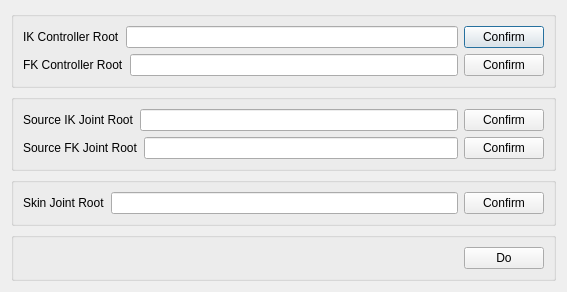
<?xml version="1.0" encoding="UTF-8"?>
<ui version="4.0">
 <class>dialog</class>
 <widget class="QDialog" name="dialog">
  <property name="geometry">
   <rect>
    <x>0</x>
    <y>0</y>
    <width>567</width>
    <height>276</height>
   </rect>
  </property>
  <property name="windowTitle">
   <string/>
  </property>
  <layout class="QVBoxLayout" name="verticalLayout">
   <item>
    <widget class="QGroupBox" name="groupBox_2">
     <property name="title">
      <string/>
     </property>
     <layout class="QVBoxLayout" name="verticalLayout_3">
      <item>
       <layout class="QHBoxLayout" name="horizontalLayout_2">
        <item>
         <widget class="QLabel" name="label">
          <property name="text">
           <string>IK Controller Root</string>
          </property>
         </widget>
        </item>
        <item>
         <widget class="QLineEdit" name="lineEdit"/>
        </item>
        <item>
         <widget class="QPushButton" name="revert2OriginalMaterialBTN">
          <property name="text">
           <string>Confirm</string>
          </property>
         </widget>
        </item>
       </layout>
      </item>
      <item>
       <layout class="QHBoxLayout" name="horizontalLayout">
        <item>
         <widget class="QLabel" name="label_2">
          <property name="text">
           <string>FK Controller Root</string>
          </property>
         </widget>
        </item>
        <item>
         <widget class="QLineEdit" name="lineEdit_2"/>
        </item>
        <item>
         <widget class="QPushButton" name="pushButton">
          <property name="text">
           <string>Confirm</string>
          </property>
         </widget>
        </item>
       </layout>
      </item>
     </layout>
    </widget>
   </item>
   <item>
    <widget class="QGroupBox" name="groupBox">
     <property name="title">
      <string/>
     </property>
     <layout class="QVBoxLayout" name="verticalLayout_2">
      <item>
       <layout class="QHBoxLayout" name="horizontalLayout_3">
        <item>
         <widget class="QLabel" name="label_3">
          <property name="text">
           <string>Source IK Joint Root</string>
          </property>
         </widget>
        </item>
        <item>
         <widget class="QLineEdit" name="lineEdit_3"/>
        </item>
        <item>
         <widget class="QPushButton" name="pushButton_2">
          <property name="text">
           <string>Confirm</string>
          </property>
         </widget>
        </item>
       </layout>
      </item>
      <item>
       <layout class="QHBoxLayout" name="horizontalLayout_4">
        <item>
         <widget class="QLabel" name="label_4">
          <property name="text">
           <string>Source FK Joint Root</string>
          </property>
         </widget>
        </item>
        <item>
         <widget class="QLineEdit" name="lineEdit_4"/>
        </item>
        <item>
         <widget class="QPushButton" name="pushButton_3">
          <property name="text">
           <string>Confirm</string>
          </property>
         </widget>
        </item>
       </layout>
      </item>
     </layout>
    </widget>
   </item>
   <item>
    <widget class="QGroupBox" name="groupBox_4">
     <property name="title">
      <string/>
     </property>
     <layout class="QVBoxLayout" name="verticalLayout_4">
      <item>
       <layout class="QHBoxLayout" name="horizontalLayout_5">
        <item>
         <widget class="QLabel" name="label_5">
          <property name="text">
           <string>Skin Joint Root</string>
          </property>
         </widget>
        </item>
        <item>
         <widget class="QLineEdit" name="lineEdit_5"/>
        </item>
        <item>
         <widget class="QPushButton" name="pushButton_4">
          <property name="text">
           <string>Confirm</string>
          </property>
         </widget>
        </item>
       </layout>
      </item>
     </layout>
    </widget>
   </item>
   <item>
    <widget class="QGroupBox" name="groupBox_3">
     <property name="title">
      <string/>
     </property>
     <layout class="QHBoxLayout" name="horizontalLayout_6">
      <item>
       <spacer name="horizontalSpacer">
        <property name="orientation">
         <enum>Qt::Horizontal</enum>
        </property>
        <property name="sizeHint" stdset="0">
         <size>
          <width>445</width>
          <height>20</height>
         </size>
        </property>
       </spacer>
      </item>
      <item>
       <widget class="QPushButton" name="pushButton_5">
        <property name="text">
         <string>Do</string>
        </property>
       </widget>
      </item>
     </layout>
    </widget>
   </item>
  </layout>
 </widget>
 <resources/>
 <connections/>
</ui>
